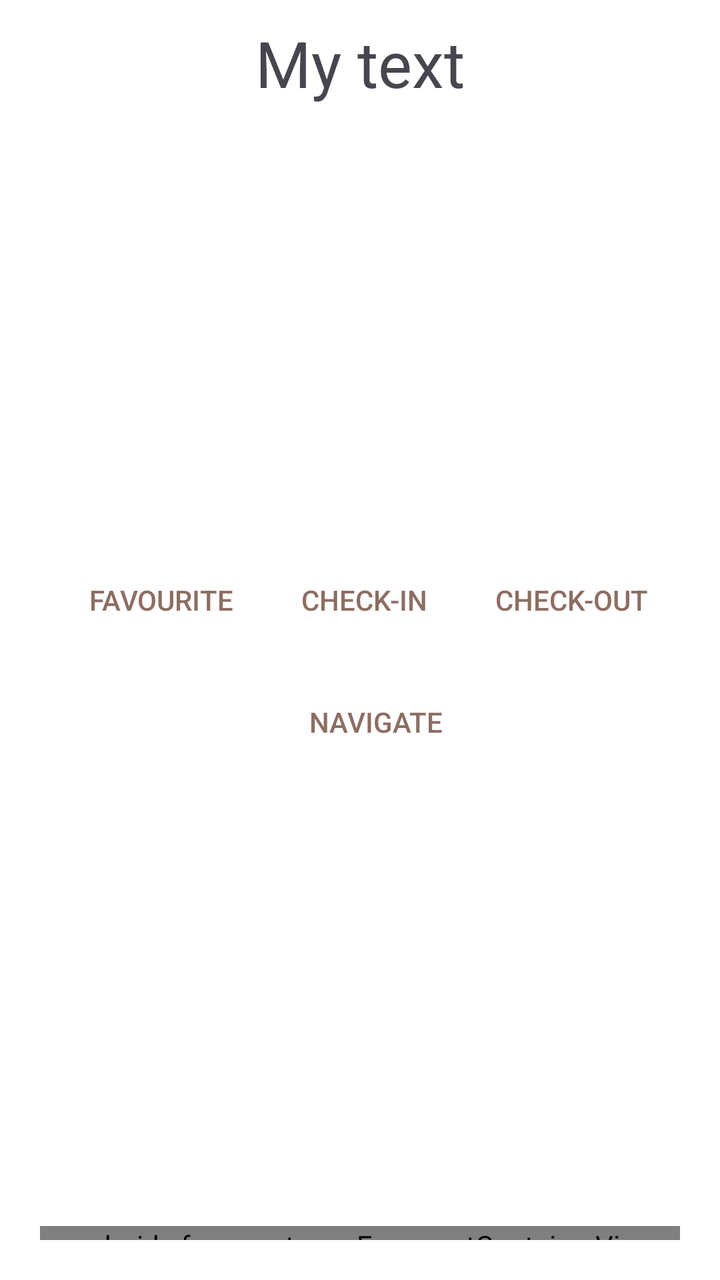
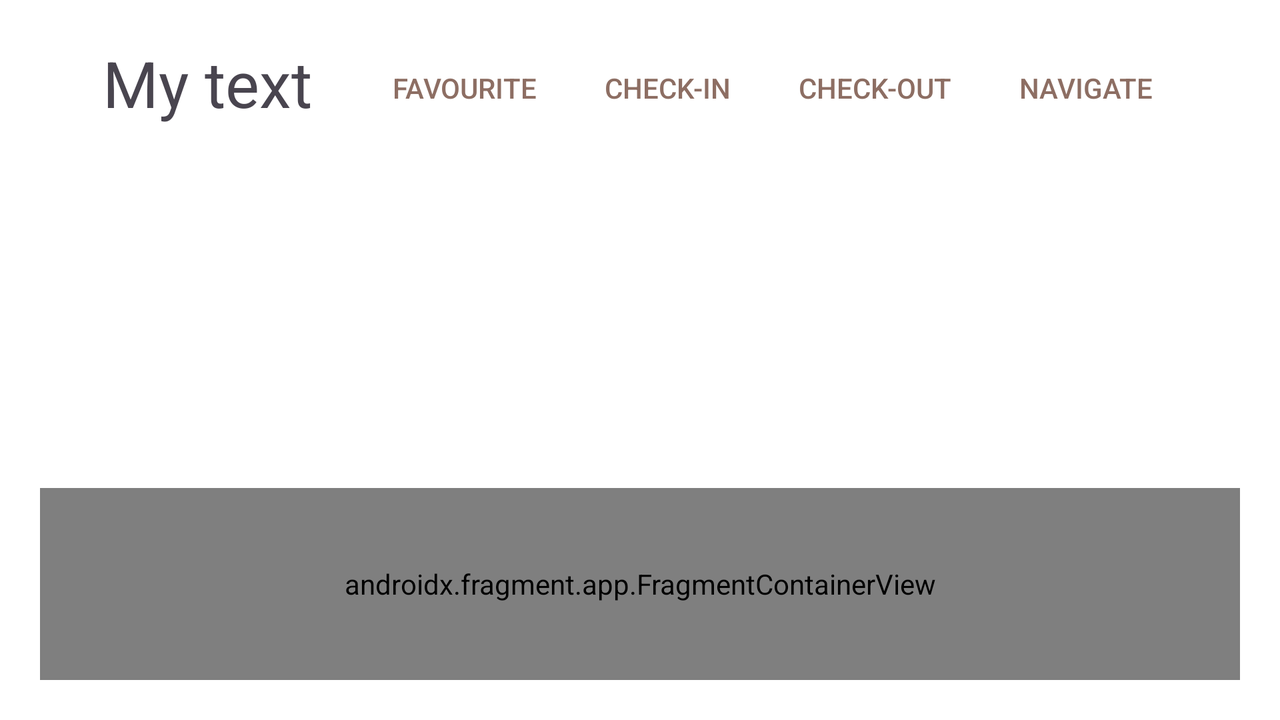

One screen, two layout resources from the same app: the default and the repository's alternative for another configuration. Each is rendered where Android would select it; the XML of both is given below.
<!-- AndroidManifest.xml: application theme Theme.Project -->
<!-- res/layout/info_library.xml -->
<?xml version="1.0" encoding="utf-8"?>
<LinearLayout xmlns:android="http://schemas.android.com/apk/res/android"
    xmlns:tools="http://schemas.android.com/tools"
    android:layout_width="match_parent"
    android:layout_height="match_parent"
    android:layout_gravity="center_horizontal"
    tools:context=".activities.LibraryInfoActivity"
    android:orientation="vertical">

    <TextView
        android:id="@+id/library_name"
        android:layout_width="match_parent"
        android:layout_height="wrap_content"
        android:layout_margin="10sp"
        android:gravity="center"
        android:text="@string/my_text"
        android:textSize="32sp"/>

    <ImageView
        android:id="@+id/library_image"
        android:layout_height="200dp"
        android:layout_width="wrap_content"
        android:layout_marginHorizontal="20dp"
        android:scaleType="centerCrop"
        android:layout_gravity="center_horizontal"
        android:contentDescription="@string/todo" />

    <LinearLayout
        android:id="@+id/library_buttonsLayout"
        android:layout_width="match_parent"
        android:layout_height="wrap_content"
        android:gravity="center_horizontal"
        android:layout_marginHorizontal="20sp"
        android:layout_marginVertical="13sp"
        android:orientation="horizontal">

        <Button
            android:id="@+id/library_favourite_button"
            style="?android:attr/buttonBarButtonStyle"
            android:layout_width="wrap_content"
            android:layout_height="wrap_content"
            android:layout_gravity="center"
            android:layout_marginEnd="2sp"
            android:lines="1"
            android:text="@string/add_to_favourites"
            android:textAppearance="@style/TextAppearance.AppCompat.Button"
            android:textColor="#8D6E63" />

        <Button
            android:id="@+id/checkin_btn"
            style="?android:attr/buttonBarButtonStyle"
            android:layout_width="wrap_content"
            android:layout_height="wrap_content"
            android:layout_gravity="center"
            android:layout_marginEnd="2sp"
            android:lines="1"
            android:text="@string/check_in_book"
            android:textAppearance="@style/TextAppearance.AppCompat.Button"
            android:textColor="#8D6E63" />

        <Button
            android:id="@+id/checkout_btn"
            style="?android:attr/buttonBarButtonStyle"
            android:layout_width="wrap_content"
            android:layout_height="wrap_content"
            android:layout_gravity="center"
            android:lines="1"
            android:text="@string/check_out_book"
            android:textAppearance="@style/TextAppearance.AppCompat.Button"
            android:textColor="#8D6E63" />
    </LinearLayout>

    <Button
        android:id="@+id/navigate_btn"
        style="?android:attr/buttonBarButtonStyle"
        android:layout_width="wrap_content"
        android:layout_height="wrap_content"
        android:layout_gravity="center"
        android:lines="1"
        android:text="@string/navigate"
        android:textAppearance="@style/TextAppearance.AppCompat.Button"
        android:textColor="#8D6E63" />

    <ListView
        android:id="@+id/library_bookListView"
        android:layout_width="match_parent"
        android:layout_height="200dp"
        android:clickable="true"
        android:focusable="true"
        android:dividerHeight="3dp"
        android:layout_marginLeft="20dp"
        android:layout_marginRight="20dp"
        android:layout_marginTop="8dp"
        />

    <androidx.fragment.app.FragmentContainerView
        android:id="@+id/library_map"
        android:name="com.google.android.gms.maps.SupportMapFragment"
        android:layout_width="match_parent"
        android:layout_height="match_parent"
        tools:context=".activities.LibraryInfoActivity"
        android:layout_margin="20dp"/>

</LinearLayout>
<!-- resources referenced by this layout -->
<resources>
  <string name="add_to_favourites">Favourite</string>
  <string name="check_in_book" translatable="false">Check-in</string>
  <string name="check_out_book" translatable="false">Check-out</string>
  <string name="my_text" translatable="false">My text</string>
  <string name="navigate">Navigate</string>
  <string name="todo" translatable="false">TODO</string>
  <style name="Theme.Project" parent="Base.Theme.Project" />
  <style name="Base.Theme.Project" parent="Theme.Material3.DayNight.NoActionBar">
          <item name="android:windowBackground">@color/lightBackground</item>
          <item name="colorPrimary">@color/colorPrimary</item>
          <item name="colorPrimaryDark">@color/colorPrimaryDark</item>
      </style>
  <color name="lightBackground">#FFFFFFFF</color>
  <color name="colorPrimary">#3F51B5</color>
  <color name="colorPrimaryDark">#303F9F</color>
</resources>
<!-- res/layout-land/info_library.xml (the repository's variant of the layout above) -->
<!-- drawn on the phone turned sideways -->
<?xml version="1.0" encoding="utf-8"?>
<LinearLayout xmlns:android="http://schemas.android.com/apk/res/android"
    xmlns:tools="http://schemas.android.com/tools"
    android:layout_width="match_parent"
    android:layout_height="match_parent"
    android:layout_gravity="center_horizontal"
    tools:context=".activities.LibraryInfoActivity"
    android:orientation="vertical">

    <LinearLayout
        android:id="@+id/library_buttonsLayout"
        android:layout_width="match_parent"
        android:layout_height="wrap_content"
        android:gravity="center_horizontal"
        android:layout_marginHorizontal="20dp"
        android:layout_marginBottom="13dp"
        android:layout_marginTop="20dp"
        android:orientation="horizontal">

        <TextView
            android:id="@+id/library_name"
            android:layout_width="wrap_content"
            android:layout_height="wrap_content"
            android:layout_marginEnd="20dp"
            android:gravity="center"
            android:text="@string/my_text"
            android:textSize="32sp"/>

        <Button
            android:id="@+id/library_favourite_button"
            style="?android:attr/buttonBarButtonStyle"
            android:layout_width="wrap_content"
            android:layout_height="wrap_content"
            android:layout_gravity="center"
            android:layout_marginEnd="2sp"
            android:lines="1"
            android:text="@string/add_to_favourites"
            android:textAppearance="@style/TextAppearance.AppCompat.Button"
            android:textColor="#8D6E63" />

        <Button
            android:id="@+id/checkin_btn"
            style="?android:attr/buttonBarButtonStyle"
            android:layout_width="wrap_content"
            android:layout_height="wrap_content"
            android:layout_gravity="center"
            android:layout_marginEnd="2sp"
            android:lines="1"
            android:text="@string/check_in_book"
            android:textAppearance="@style/TextAppearance.AppCompat.Button"
            android:textColor="#8D6E63" />

        <Button
            android:id="@+id/checkout_btn"
            style="?android:attr/buttonBarButtonStyle"
            android:layout_width="wrap_content"
            android:layout_height="wrap_content"
            android:layout_gravity="center"
            android:layout_marginEnd="2sp"
            android:lines="1"
            android:text="@string/check_out_book"
            android:textAppearance="@style/TextAppearance.AppCompat.Button"
            android:textColor="#8D6E63" />

        <Button
            android:id="@+id/navigate_btn"
            style="?android:attr/buttonBarButtonStyle"
            android:layout_width="wrap_content"
            android:layout_height="wrap_content"
            android:layout_gravity="center"
            android:lines="1"
            android:text="@string/navigate"
            android:textAppearance="@style/TextAppearance.AppCompat.Button"
            android:textColor="#8D6E63" />
    </LinearLayout>

    <LinearLayout
        android:id="@+id/library_buttonsLayout1"
        android:layout_width="match_parent"
        android:layout_height="wrap_content"
        android:gravity="center_horizontal"
        android:layout_marginHorizontal="20sp"
        android:orientation="horizontal">

        <ImageView
            android:id="@+id/library_image"
            android:layout_height="150dp"
            android:layout_width="150dp"
            android:layout_marginRight="20dp"
            android:scaleType="centerCrop"
            android:layout_gravity="center_horizontal"
            android:contentDescription="@string/todo" />

        <ListView
            android:id="@+id/library_bookListView"
            android:layout_width="match_parent"
            android:layout_height="150dp"
            android:clickable="true"
            android:focusable="true"
            android:dividerHeight="3dp"
            />

    </LinearLayout>

    <androidx.fragment.app.FragmentContainerView
        android:id="@+id/library_map"
        android:name="com.google.android.gms.maps.SupportMapFragment"
        android:layout_width="match_parent"
        android:layout_height="match_parent"
        android:layout_marginHorizontal="20dp"
        android:layout_marginTop="13sp"
        android:layout_marginBottom="20dp"
        tools:context=".activities.LibraryInfoActivity" />

</LinearLayout>
